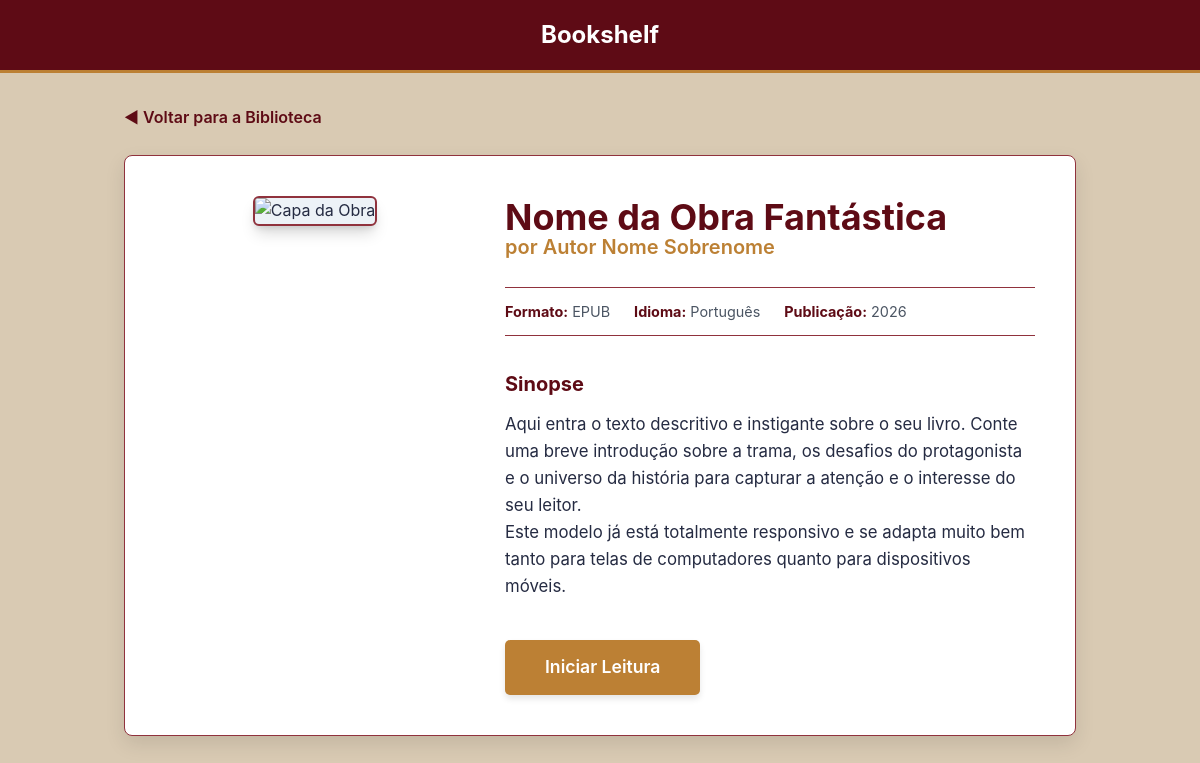
Before: /livro/1 with the older database file.
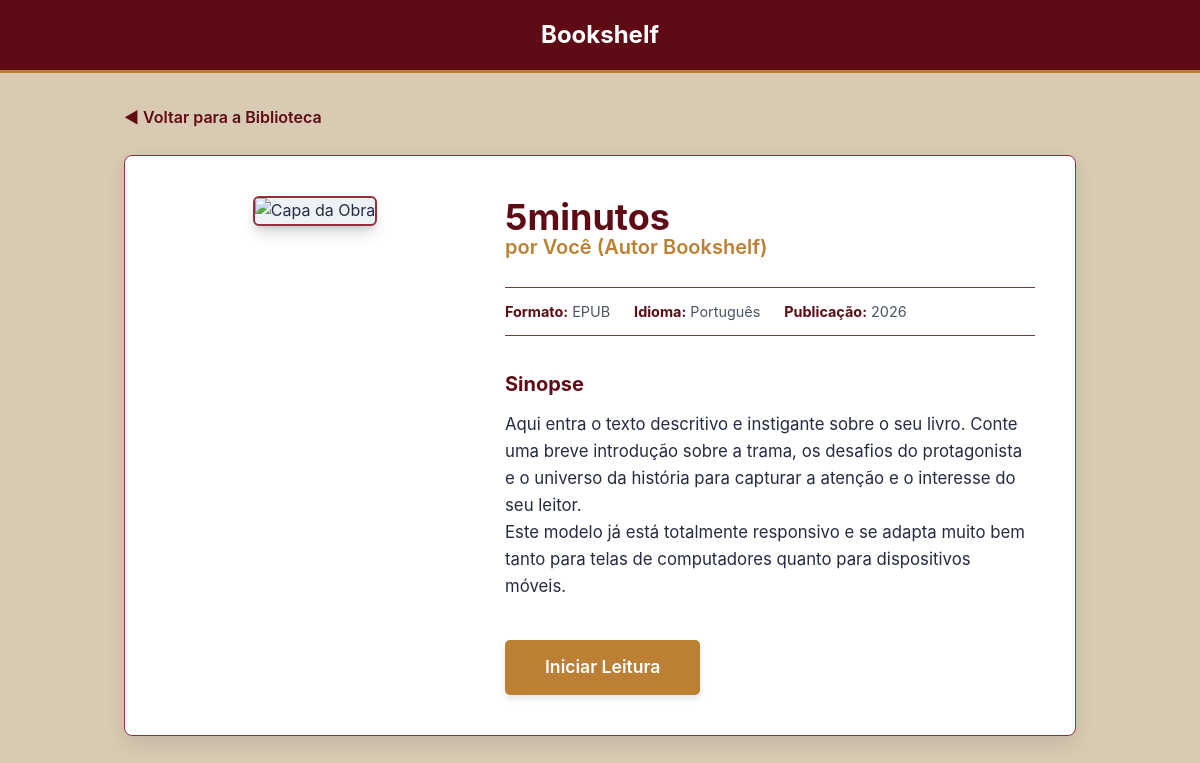
After: the same page with the newer database file.
### tables this page shows
CREATE TABLE livros (
                id_livro INTEGER PRIMARY KEY AUTOINCREMENT,
                titulo VARCHAR(255) NOT NULL,
                autor VARCHAR(255),
                arquivo_epub VARCHAR(10),
                id_categoria INT
            );

### app.py (the view)
@app.route('/descricao')
@app.route('/livro/<int:id_livro>')
def descricao_livro(id_livro=None):
    livro = None
    if id_livro is not None:
        cursor = mysql.connection.cursor()
        cursor.execute("SELECT id_livro as id, titulo, autor, arquivo_epub as formato FROM livros WHERE id_livro = %s", (id_livro,))
        livro = cursor.fetchone()
        cursor.close()
    return render_template('descricaolv.html', livro=livro)

### app.py (called while the page is built, shortened)
@app.teardown_appcontext
def fechar_conexao_sqlite(exception):
    db = g.pop('sqlite_db', None)
    if db is not None:
        db.close()

    def execute(self, query, params=None):
        q = query.replace('%s', '?')
        if params is not None:
            return self._cursor.execute(q, params)
        return self._cursor.execute(q)

    def fetchone(self):
        row = self._cursor.fetchone()
        return dict(row) if row is not None else None

    def close(self):
        self._cursor.close()

    def cursor(self):
        return SQLiteDictCursor(self._conn)

    def close(self):
        self._conn.close()

    @property
    def connection(self):
        if 'sqlite_db' not in g:
            g.sqlite_db = SQLiteConnectionWrapper(SQLITE_DB_PATH)
        return g.sqlite_db

### templates/descricaolv.html (shortened to what this page needs)
<!DOCTYPE html>
<html lang="pt-BR">
<head>
    <link rel="stylesheet" href="{{ url_for('static', filename='estilogr.css') }}">
</head>
<body>
    <header>
        <h1>Bookshelf</h1>
    </header>
    <div class="container">
        <a href="{{ url_for('index') }}" class="back-link">◀ Voltar para a Biblioteca</a>
        <article class="book-details-card">
            <div class="book-cover-wrapper">
                <img src="https://images.unsplash.com/photo-1544947950-fa07a98d237f?auto=format&fit=crop&w=600&q=80" alt="Capa da Obra" class="book-cover">
            </div>
            <div class="book-info">
                <h2>{{ livro.titulo if livro else 'Nome da Obra Fantástica' }}</h2>
                <div class="book-author">por {{ livro.autor if livro else 'Autor Nome Sobrenome' }}</div>
                <div class="book-meta">
                    <div class="meta-item"><strong>Formato:</strong> {{ livro.formato if livro else 'EPUB' }}</div>
                    <div class="meta-item"><strong>Idioma:</strong> Português</div>
                    <div class="meta-item"><strong>Publicação:</strong> 2026</div>
                </div>
                <div class="book-synopsis">
                    <h3>Sinopse</h3>
                    <p>
                        Aqui entra o texto descritivo e instigante sobre o seu livro. Conte uma breve introdução sobre a trama, os desafios do protagonista e o universo da história para capturar a atenção e o interesse do seu leitor.
                    </p>
                    <p>
                        Este modelo já está totalmente responsivo e se adapta muito bem tanto para telas de computadores quanto para dispositivos móveis.
                    </p>
                </div>
                <a href="{{ url_for('ler_livro', id_livro=livro.id) if livro else url_for('index') }}" class="btn-read">Iniciar Leitura</a>
            </div>
        </article>
    </div>
</body>
</html>

Changed rows visible on the page:
added livros: titulo "5minutos", autor "Você (Autor Bookshelf)", arquivo_epub "EPUB"
Other visible differences:
{{ livro.titulo if livro else 'Nome da Obra Fantástica' }}: "Nome da Obra Fantástica" → (not shown)
{{ livro.autor if livro else 'Autor Nome Sobrenome' }}: "Autor Nome Sobrenome" → (not shown)
{{ livro.formato if livro else 'EPUB' }}: "EPUB" → (not shown)
